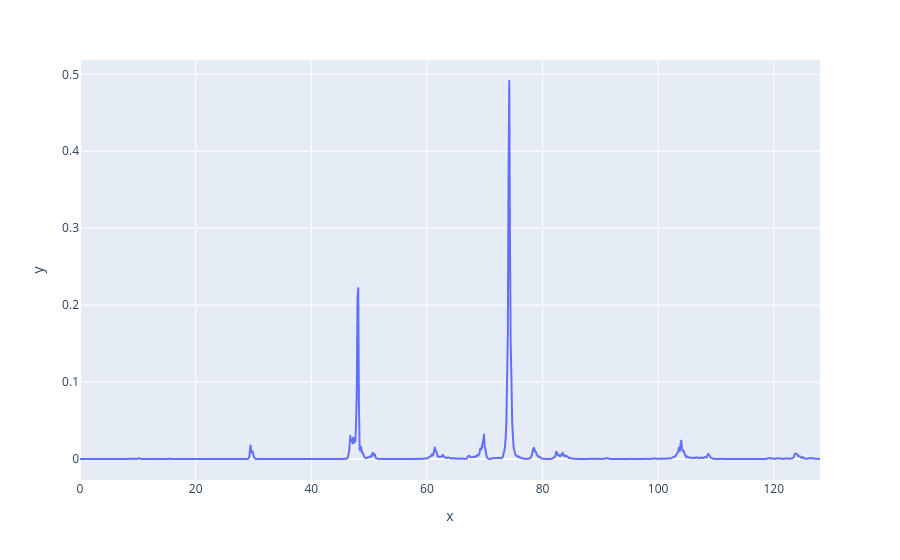

This figure's notebook cell:
### Code cell
px.line(x=yy_f, y=np.abs(yy))

### Figure 1 — Plotly figure (JSON) as saved in the notebook; plotly's stock layout.template omitted (floating-point values rounded to 4 significant figures; data arrays with more than 128 entries replaced by an {"elided": "..."} marker saying what was removed)
{"data": [{"hovertemplate": "x=%{x}<br>y=%{y}<extra></extra>", "legendgroup": "", "line": {"color": "#636efa", "dash": "solid"}, "marker": {"symbol": "circle"}, "mode": "lines", "name": "", "showlegend": false, "type": "scattergl", "x": {"elided": "1025 float values"}, "xaxis": "x", "y": {"elided": "1025 float values"}, "yaxis": "y"}], "layout": {"legend": {"tracegroupgap": 0}, "margin": {"t": 60}, "xaxis": {"anchor": "y", "domain": [0, 1], "title": {"text": "x"}}, "yaxis": {"anchor": "x", "domain": [0, 1], "title": {"text": "y"}}}}
